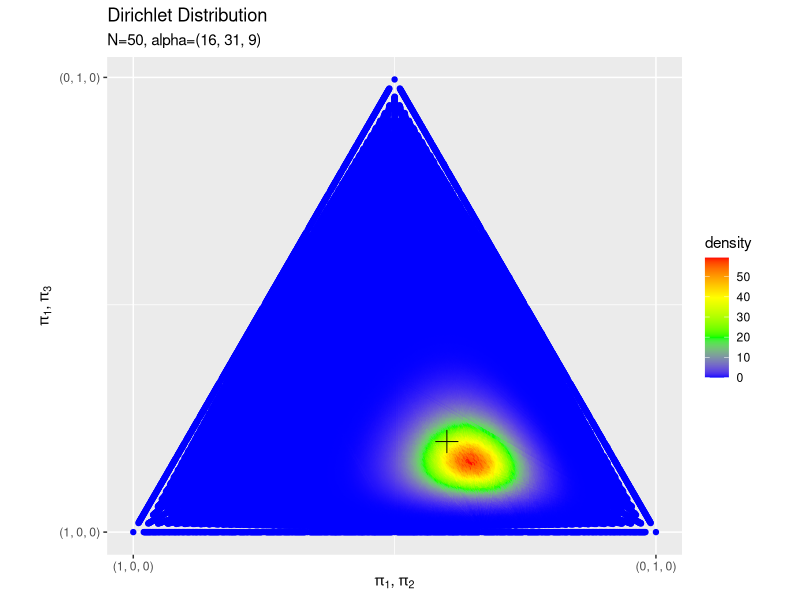
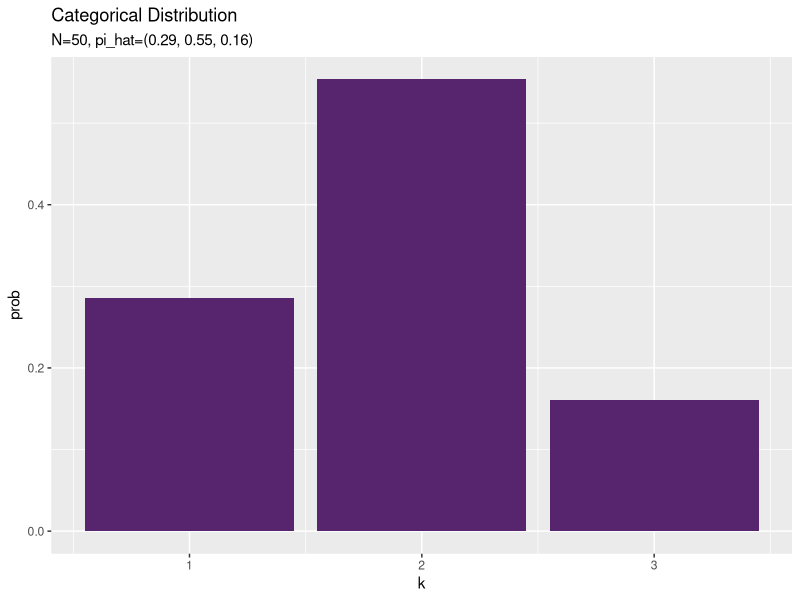

The R source for these figures, in order: (Note: this script raises an error after producing the figures.)

# 3.2.2 カテゴリ分布の学習と予測 -------------------------------------------------------------------

# 3.2.2 事後分布 -------------------------------------------------------------------


# 利用パッケージ
library(tidyverse)


## パラメーターの初期値を指定
# 観測モデルのパラメータ
pi_k_truth <- c(0.3, 0.5, 0.2)

# 事前分布のパラメータ
alpha_k <- c(2, 2, 2)

# 試行回数
N <- 50


# 作図用のpiの値を満遍なく生成
pi <- tibble(
  pi_1 = rep(rep(seq(0, 1, by = 0.02), times = 51), times = 51), 
  pi_2 = rep(rep(seq(0, 1, by = 0.02), each = 51), times = 51), 
  pi_3 = rep(seq(0, 1, by = 0.02), each = 2601)
)

# 正規化
pi <- pi / apply(pi, 1, sum)

# 重複した組み合わせを除去(ハイスぺ機なら不要…)
pi <- pi %>% 
  mutate(pi_1 = round(pi_1, 3), pi_2 = round(pi_2, 3), pi_3 = round(pi_3, 3)) %>% 
  count(pi_1, pi_2, pi_3) %>% 
  select(-n) %>% 
  as.matrix()


# 作図用のpiの値をランダムに生成
#pi <- matrix(sample(seq(0, 1, 0.01), 90000, replace = TRUE), nrow = 3)

# 正規化
#pi <- pi / apply(pi, 1, sum)


# カテゴリ分布に従うデータを生成
s_nk <- rmultinom(n = N, size = 1, prob = pi_k_truth) %>% 
  t()

# 観測データを確認
apply(s_nk, 2, sum)


# 事後分布のパラメータを計算
alpha_k_hat <- apply(s_nk, 2, sum) + alpha_k


# 事後分布を計算
posterior_df <- tibble(
  x = pi[, 2] + (pi[, 3] / 2),  # 三角座標への変換
  y = sqrt(3) * (pi[, 3] / 2),  # 三角座標への変換
  C_D = lgamma(sum(alpha_k_hat)) - sum(lgamma(alpha_k_hat)),  # 正規化項(対数)
  density = exp(C_D + apply((alpha_k_hat - 1) * log(t(pi)), 2, sum)) # 確率密度
)


# piの真の値のプロット用データフレームを作成
pi_truth_df <- tibble(
  x = pi_k_truth[2] + (pi_k_truth[3] / 2),  # 三角座標への変換
  y = sqrt(3) * (pi_k_truth[3] / 2),  # 三角座標への変換
)

# 作図
ggplot() + 
  geom_point(data = posterior_df, aes(x, y, color = density)) + # 散布図
  geom_point(data = pi_truth_df, aes(x, y), shape = 3, size = 5) + # piの真の値
  scale_color_gradientn(colors = c("blue", "green", "yellow", "red")) + # プロットの色
  scale_x_continuous(breaks = c(0, 1), 
                     labels = c("(1, 0, 0)", "(0, 1, 0)")) + # x軸目盛
  scale_y_continuous(breaks = c(0, 0.87), 
                     labels = c("(1, 0, 0)", "(0, 1, 0)")) + # y軸目盛
  coord_fixed(ratio = 1) + # 縦横比
  labs(title = "Dirichlet Distribution", 
       subtitle = paste0("N=", N, ", alpha=(", paste(alpha_k_hat, collapse = ", "), ")"), 
       x = expression(paste(pi[1], ", ", pi[2], sep = "")), 
       y = expression(paste(pi[1], ", ", pi[3], sep = ""))) # ラベル


# 3.2.2 予測分布 ---------------------------------------------------------------


# 予測分布のパラメータを計算
pi_k_hat <- alpha_k_hat / sum(alpha_k_hat)
#pi_k_hat <- (apply(s_nk, 2, sum) + alpha_k) / sum(apply(s_nk, 2, sum) + alpha_k)

# 作図用のsの値
s_sk <- matrix(c(1, 0, 0, 0, 1, 0, 0, 0, 1), ncol = 3)

# 予測分布を計算
predict_df <- tibble(
  k = seq(1, 3),  # 作図用の値
  prob = apply(pi_k_hat^s_sk, 1, prod) # 確率
)


# 作図
ggplot(predict_df, aes(k, prob)) + 
  geom_bar(stat = "identity", position = "dodge", fill = "#56256E") + # 棒グラフ
  labs(title = "Categorical Distribution", 
       subtitle = paste0("N=", N, ", pi_hat=(", paste(round(pi_k_hat, 2), collapse = ", "), ")")) # ラベル


# 3.2.2 gif ---------------------------------------------------------------


# 利用パッケージ
library(tidyverse)
library(gganimate)


## パラメーターの初期値を指定
# 観測モデルのパラメータ
pi_k_truth <- c(0.3, 0.5, 0.2)

# 事前分布のパラメータ
alpha_k <- c(2, 2, 2)

# 試行回数
N <- 50


# 作図用のpiの値
pi <- tibble(
  pi_1 = rep(rep(seq(0, 1, by = 0.025), times = 41), times = 41), 
  pi_2 = rep(rep(seq(0, 1, by = 0.025), each = 41), times = 41), 
  pi_3 = rep(seq(0, 1, by = 0.025), each = 1681)
)

# 正規化
pi <- pi / apply(pi, 1, sum)

# 重複した組み合わせを除去(ハイスぺ機なら不要…)
pi <- pi %>% 
  mutate(pi_1 = round(pi_1, 3), pi_2 = round(pi_2, 3), pi_3 = round(pi_3, 3)) %>% 
  count(pi_1, pi_2, pi_3) %>% 
  select(-n) %>% 
  as.matrix()


# 事前分布を計算
posterior_df <- tibble(
  x = pi[, 2] + (pi[, 3] / 2),  # 三角座標への変換
  y = sqrt(3) * (pi[, 3] / 2),  # 三角座標への変換
  C_D = lgamma(sum(alpha_k)) - sum(lgamma(alpha_k)),  # 正規化項(対数)
  density = exp(C_D + apply((alpha_k - 1) * log(t(pi)), 2, sum)), # 確率密度
  N = 0 # 試行回数
)


# 初期値による予測分布のパラメーターを計算
pi_k_hat <- alpha_k / sum(alpha_k)

# 作図用のsの値
s_sk <- matrix(c(1, 0, 0, 0, 1, 0, 0, 0, 1), ncol = 3)

# 初期値による予測分布を計算
predict_df <- tibble(
  k = seq(1, 3),  # 作図用の値
  prob = apply(pi_k_hat^s_sk, 1, prod),  # 確率
  N = 0 # 試行回数
)


# パラメーターを推定
s_nk <- matrix(0, nrow = N, ncol = 3) # 受け皿
for(n in 1:N){
  
  # カテゴリ分布に従うデータを生成
  s_nk[n, ] <- rmultinom(n = 1, size = 1, prob = pi_k_truth) %>% 
    as.vector()
  
  # ハイパーパラメータを更新
  alpha_k <- s_nk[n, ] + alpha_k
  
  # 事後分布を計算
  tmp_posterior_df <- tibble(
    x = pi[, 2] + (pi[, 3] / 2),  # 三角座標への変換
    y = sqrt(3) * (pi[, 3] / 2),  # 三角座標への変換
    C_D = lgamma(sum(alpha_k)) - sum(lgamma(alpha_k)),  # 正規化項(対数)
    density = exp(C_D + apply((alpha_k - 1) * log(t(pi)), 2, sum)), # 確率密度
    N = n # 試行回数
  )
  
  
  # 予測分布のパラメーターを計算
  pi_k_hat <- alpha_k / sum(alpha_k)
  
  # 予測分布を計算
  tmp_predict_df <- tibble(
    k = seq(1, 3),  # 作図用の値
    prob = apply(pi_k_hat^s_sk, 1, prod),  # 確率
    N = n # 試行回数
  )
  
  # 結果を結合
  posterior_df <- rbind(posterior_df, tmp_posterior_df)
  predict_df <- rbind(predict_df, tmp_predict_df)
}

# 観測データを確認
apply(s_nk, 2, sum)


# piの真の値のプロット用データフレームを作成
pi_truth_df <- tibble(
  x = pi_k_truth[2] + (pi_k_truth[3] / 2),  # 三角座標への変換
  y = sqrt(3) * (pi_k_truth[3] / 2),  # 三角座標への変換
  N = seq(0, N)
)


## 事後分布
# 作図
posterior_graph <- ggplot() + 
  geom_point(data = posterior_df, aes(x, y, color = density)) + # 散布図
  geom_point(data = pi_truth_df, aes(x, y), shape = 3, size = 5) + # piの真の値
  scale_color_gradientn(colors = c("blue", "green", "yellow", "red")) + # プロットの色
  scale_x_continuous(breaks = c(0, 1), 
                     labels = c("(1, 0, 0)", "(0, 1, 0)")) + # x軸目盛
  scale_y_continuous(breaks = c(0, 0.87), 
                     labels = c("(1, 0, 0)", "(0, 1, 0)")) + # y軸目盛
  coord_fixed(ratio = 1) + # 縦横比
  transition_manual(N) + # フレーム
  labs(title = "Dirichlet Distribution", 
       subtitle = "N= {current_frame}", 
       x = expression(paste(pi[1], ", ", pi[2], sep = "")), 
       y = expression(paste(pi[1], ", ", pi[3], sep = ""))) # ラベル

# 描画
animate(posterior_graph)


## 予測分布
# 作図
predict_graph <- ggplot(predict_df, aes(k, prob)) + 
  geom_bar(stat = "identity", position = "dodge", fill = "#56256E") + # 棒グラフ
  transition_manual(N) + # フレーム
  labs(title = "Categorical Distribution", 
       subtitle = "N= {current_frame}") # ラベル

# 描画
animate(predict_graph)
